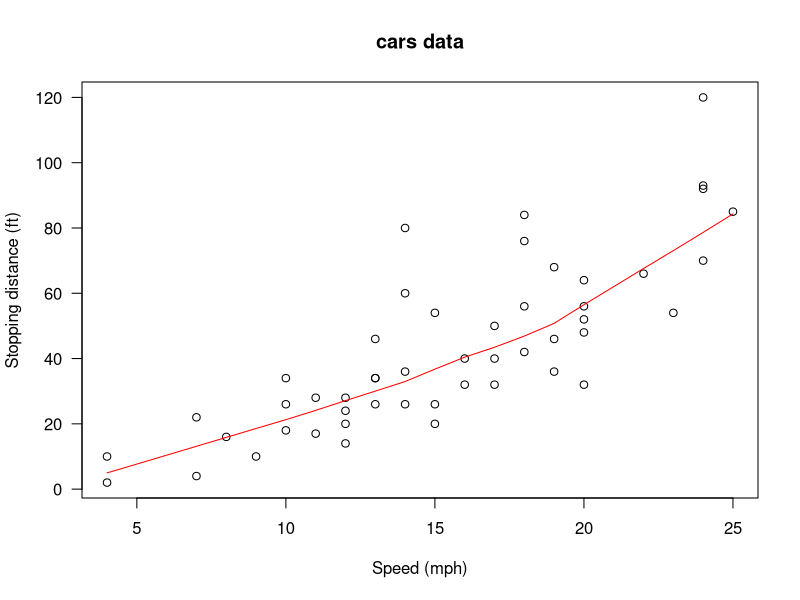

Reproduce this figure in R.
## ---- chunk 1
data(cars)
## ---- chunk 2
?datasets::cars
## ---- chunk 3
knitr::kable(
  head(cars, 10), caption = 'Here is a preview of the cars data frame',
  booktabs = TRUE
)
## ---- chunk 4
class(cars)
## ---- chunk 5
dim(cars)
## ---- chunk 6
names(cars)
## ---- chunk 7
summary(cars)
## ---- chunk 8
require(stats)
require(graphics)
plot(cars, xlab = "Speed (mph)", ylab = "Stopping distance (ft)", las = 1)
lines(lowess(cars$speed, cars$dist, f = 2/3, iter = 3), col = "red")
title(main = "cars data")
#plot(cars, xlab = "Speed (mph)", ylab = "Stopping distance (ft)",
#      las = 1, log = "xy")
# title(main = "cars data (logarithmic scales)")
# lines(lowess(cars$speed, cars$dist, f = 2/3, iter = 3), col = "red")
# summary(fm1 <- lm(log(dist) ~ log(speed), data = cars))
# opar <- par(mfrow = c(2, 2), oma = c(0, 0, 1.1, 0),
#             mar = c(4.1, 4.1, 2.1, 1.1))
# plot(fm1)
# par(opar)
# 
# ## An example of polynomial regression
# plot(cars, xlab = "Speed (mph)", ylab = "Stopping distance (ft)",
#     las = 1, xlim = c(0, 25))
# d <- seq(0, 25, length.out = 200)
# for(degree in 1:4) {
#   fm <- lm(dist ~ poly(speed, degree), data = cars)
#   assign(paste("cars", degree, sep = "."), fm)
#   lines(d, predict(fm, data.frame(speed = d)), col = degree)
# }
# anova(cars.1, cars.2, cars.3, cars.4)
## ---- chunk 9
class(cars)
typeof(cars)
## ---- chunk 10
class(cars$dist)
typeof(cars$dist)
## ---- chunk 11
class(cars$speed)
typeof(cars$speed)
## ---- chunk 12
s = cars$speed
class(s)
typeof(s)
head(s)
